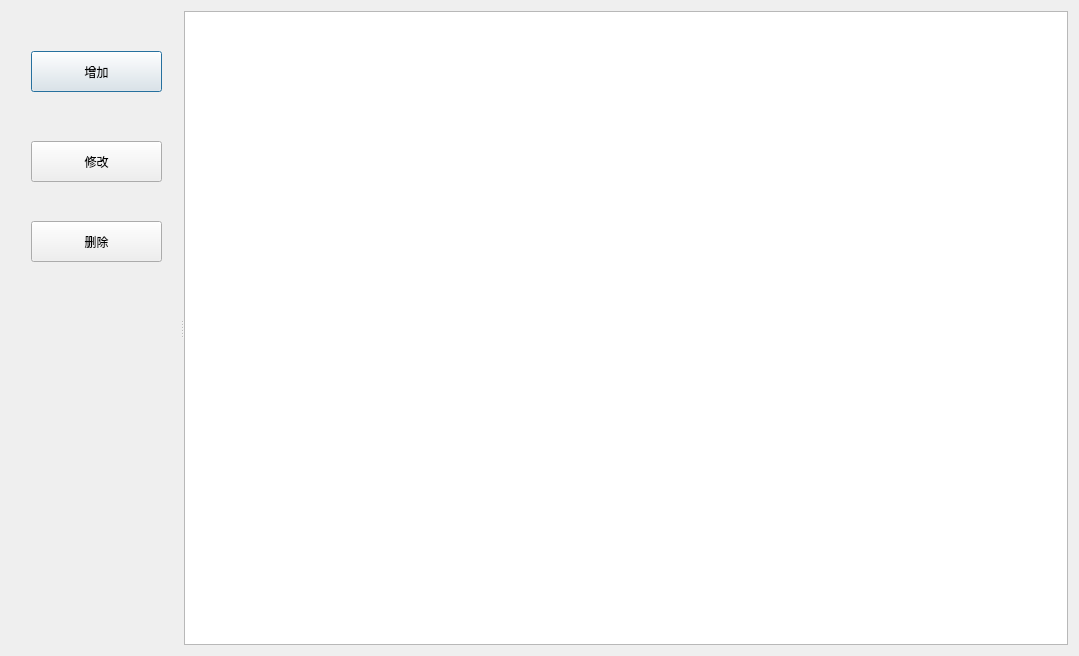
<?xml version="1.0" encoding="UTF-8"?>
<ui version="4.0">
 <class>teaStuDialog</class>
 <widget class="QDialog" name="teaStuDialog">
  <property name="geometry">
   <rect>
    <x>0</x>
    <y>0</y>
    <width>1079</width>
    <height>656</height>
   </rect>
  </property>
  <property name="windowTitle">
   <string>Dialog</string>
  </property>
  <layout class="QVBoxLayout" name="verticalLayout">
   <item>
    <widget class="QSplitter" name="splitter">
     <property name="orientation">
      <enum>Qt::Horizontal</enum>
     </property>
     <widget class="QWidget" name="widget" native="true">
      <property name="maximumSize">
       <size>
        <width>169</width>
        <height>16777215</height>
       </size>
      </property>
      <widget class="QPushButton" name="btnAdd">
       <property name="geometry">
        <rect>
         <x>20</x>
         <y>40</y>
         <width>131</width>
         <height>41</height>
        </rect>
       </property>
       <property name="text">
        <string>增加</string>
       </property>
      </widget>
      <widget class="QPushButton" name="btnReset">
       <property name="geometry">
        <rect>
         <x>20</x>
         <y>130</y>
         <width>131</width>
         <height>41</height>
        </rect>
       </property>
       <property name="text">
        <string>修改</string>
       </property>
      </widget>
      <widget class="QPushButton" name="btnDelete">
       <property name="geometry">
        <rect>
         <x>20</x>
         <y>210</y>
         <width>131</width>
         <height>41</height>
        </rect>
       </property>
       <property name="text">
        <string>删除</string>
       </property>
      </widget>
     </widget>
     <widget class="QTableView" name="tableView"/>
    </widget>
   </item>
  </layout>
 </widget>
 <resources/>
 <connections/>
</ui>
